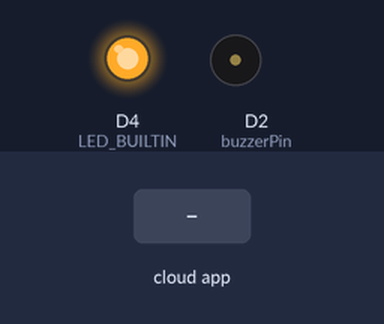
A sketch run on a simulated ESP8266 (NodeMCU). On the bench: output pins drawn as LEDs (lit = HIGH, except the on-board LED, lit = LOW), buzzer (waves = sounding). Inputs (shaded band) come from the test bench. WiFi joins after 1.5 s; servers stay silent unless stated; the Firebase database answers and starts empty; what the sketch prints to the serial monitor is not drawn.

Above: at 2.8 s.
2.9 s: the phone or cloud app sets buzz to 1
At 5.7 s:
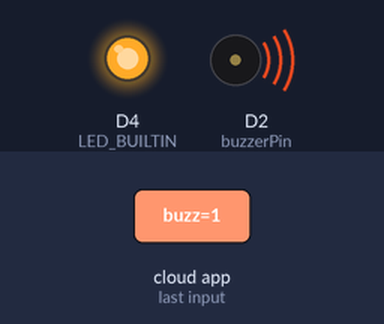
5.9 s: the phone or cloud app sets buzz to 0
At 7.1 s:
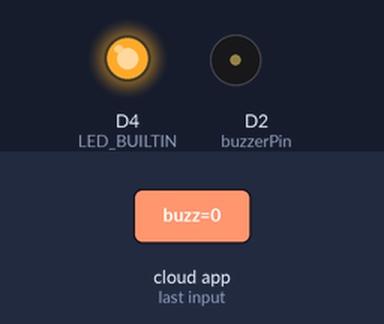
Timing chart, 0 to 8.9 s (numbered marks = the images above; inputs shaded):
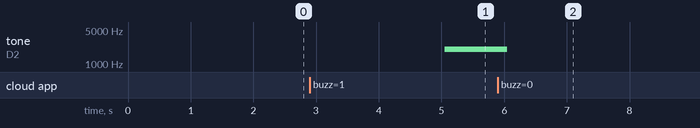

Measured:
- after the input at 2.9 s, tone on D2 (buzzerPin): silent → 2000 Hz after 2.2 s
- after the input at 5.9 s, tone on D2 (buzzerPin): goes on until 6.1 s, then stays silent

The sketch:

buzz-buzzer-firebase-and-local-control.ino
```cpp
#include <ESP8266WiFi.h>
#include <FirebaseArduino.h>
#define FIREBASE_HOST "YOUR_FIREBASE_PROJECT.firebaseio.com"
#define FIREBASE_AUTH "YOUR KEY HERE"
#define WIFI_SSID "YOUR_WIFI_NETWORK_SSID"
#define WIFI_PASSWORD "YOUR_WIFI_NETWORK_PASSWORD"
#define buzzerPin D2

void setup()
{
  Serial.begin(9600);
  setupWiFi();

  pinMode(LED_BUILTIN, OUTPUT);
  digitalWrite(LED_BUILTIN,LOW);

  Firebase.begin(FIREBASE_HOST, FIREBASE_AUTH);
  Firebase.setBool("share/buzz", false);
  if(Firebase.success()){
    Serial.print("Firebase write success!");
  } else {
    Serial.print("Firebase write failed!");
    Serial.println("");
    Serial.print(Firebase.error());
  }
  Serial.println("");
}

int timePassed (int time) {
  int diff = 0;
  if (millis() <= time) {
    diff = (69666 - time) + millis();
  } else {
    diff = millis() - time;
  }
  return diff;
}

int checkFirebaseTime = 0;
bool buzz = false;
void loop()
{
  if (timePassed (checkFirebaseTime) >= 2000) {
    buzz = Firebase.getBool("share/buzz");
    if(buzz && Firebase.success()) buzzBuzzer();
    checkFirebaseTime = millis();
  }
}

void buzzBuzzer(){
  Firebase.setBool("buzz", false);
  //tone( pin number, frequency in hertz, duration in milliseconds);
  tone(buzzerPin,2000,1000);
  delay(2000);
  digitalWrite(buzzerPin,LOW);
}

void setupWiFi()
{
  WiFi.mode(WIFI_STA);
  WiFi.begin(WIFI_SSID, WIFI_PASSWORD);
  Serial.print("connecting");
  while (WiFi.status() != WL_CONNECTED) {
    Serial.print(".");
    delay(500);
  }
  Serial.println();
  Serial.print("connected: ");
  Serial.println(WiFi.localIP());
}
```
